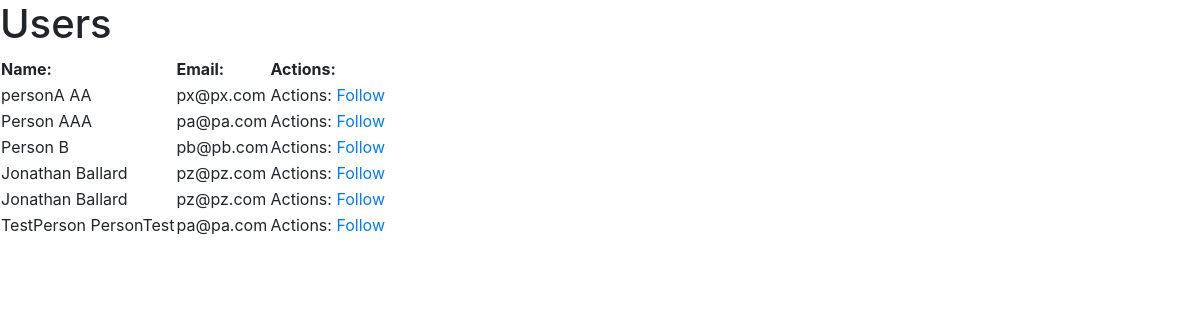
The page /users (signed in) on the database its author committed.
### app.py (models this page shows)
class Users(db.Model):
    __tablename__ = "Users"    # optional
    id = db.Column(db.Integer, primary_key=True)
    first_name = db.Column(db.String(45))
    last_name = db.Column(db.String(45))
    email = db.Column(db.String(45))
    password = db.Column(db.String(255))
    tweet_id = db.relationship('Tweets', secondary=likes_table)
    user_being_followed = db.relationship('Users', secondary=follows_table)
    user_following = db.relationship('Users', secondary=follows_table)
    created_at = db.Column(db.DateTime, server_default=func.now())    # notice the extra import statement above
    updated_at = db.Column(db.DateTime, server_default=func.now(), onupdate=func.now())

### app.py (the view)
@app.route('/users')
def get_users():
    users = Users.query.order_by(Users.last_name.asc()).all()
    thisUser = Users.query.get(session['id'])
    followedUsers = thisUser.user_being_followed
    print('$$$$$$$$$$555555', thisUser.user_following)
    return render_template('/users.html',  users = users, followedUsers = followedUsers)

### templates/users.html (shortened to what this page needs)
<!DOCTYPE html>
<html lang="en">
<head>
    <link rel="stylesheet" href="https://stackpath.bootstrapcdn.com/bootstrap/4.4.1/css/bootstrap.min.css">
    <link rel="stylesheet" type="text/css" href="{{ url_for('static', filename='css/style.css') }}">
    <link rel="stylesheet" href="style.css">
</head>
<body>
    <h1>Users</h1>
    <table>
        <thead>
            <th>Name:</th>
            <th>Email:</th>
            <th>Actions:</th>
        </thead>
        <tbody>
            {% for user in users %}
            <tr>
                <td>{{ user['first_name'] }} {{ user['last_name'] }}</td>
                <td>{{ user['email'] }}</td>
                <td>Actions:
                    {% if not user in followedUsers %}
                        <a href="/users/{{ user['id'] }}/follow">Follow</a>
                    {% else %}
                        <a href="/users/{{ user['id'] }}/unfollow">Follow</a>
                    {% endif %}
                </td>
            </tr>
            {% endfor %}
        </tbody>
    </table>
</body>
</html>

### rows shown on the page
Users: first_name "personA", last_name "AA", email "px@px.com"
Users: first_name "Person", last_name "AAA", email "pa@pa.com"
Users: first_name "Person", last_name "B", email "pb@pb.com"
Users: first_name "Jonathan", last_name "Ballard", email "pz@pz.com"
Users: first_name "Jonathan", last_name "Ballard", email "pz@pz.com"
Users: first_name "TestPerson", last_name "PersonTest", email "pa@pa.com"
